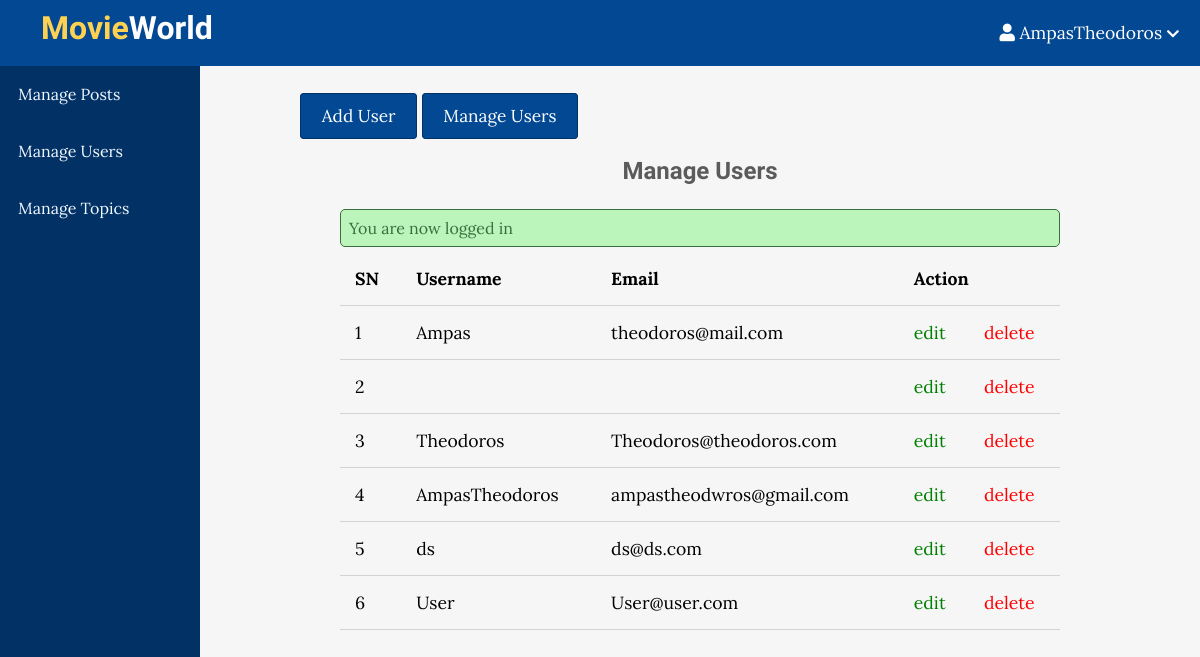
/admin/users/index.php (signed in), run on the app's committed database.
### tables this page shows
CREATE TABLE `users` (
  `id` int(11) NOT NULL,
  `admin` tinyint(4) NOT NULL,
  `username` varchar(255) NOT NULL,
  `email` varchar(255) NOT NULL,
  `password` varchar(255) NOT NULL,
  `created_at` timestamp NOT NULL DEFAULT current_timestamp()
);

### app/controllers/users.php (called while the page is built, shortened)
<?php
include(ROOT_PATH . "/app/database/db.php");
$table = 'users';
$admin_users = selectAll($table);

### app/database/db.php (called while the page is built, shortened)
<?php
require('connect.php');
function selectAll($table, $conditions = [])
{
    global $conn;
    $sql = "SELECT * FROM $table";
    if (empty($conditions)) {
        $stmt = $conn->prepare($sql);
        $stmt->execute();
        $records = $stmt->get_result()->fetch_all(MYSQLI_ASSOC);
        return $records;
    }
}

### admin/users/index.php (the view, shortened to what this page needs)
<?php include(ROOT_PATH . "/app/controllers/users.php");
?>
<!DOCTYPE html>
<html lang="en">
    <head>
        <link rel="stylesheet"
            href="https://use.fontawesome.com/releases/v5.7.2/css/all.css"
>
        <link rel="stylesheet" href="../../assets/css/style.css">
        <link rel="stylesheet" href="../../assets/css/admin.css">
    </head>
    <body>
    <?php include(ROOT_PATH . "/app/includes/adminHeader.php"); ?>
        <div class="admin-wrapper">
        <?php include(ROOT_PATH . "/app/includes/adminSidebar.php"); ?>
            <div class="admin-content">
                <div class="button-group">
                    <a href="create.php" class="btn btn-big">Add User</a>
                    <a href="index.php" class="btn btn-big">Manage Users</a>
                </div>
                <div class="content">
                    <h2 class="page-title">Manage Users</h2>
                    <?php include(ROOT_PATH . "/app/includes/messages.php"); ?>
                    <table>
                        <thead>
                            <th>SN</th>
                            <th>Username</th>
                            <th>Email</th>
                            <th colspan="2">Action</th>
                        </thead>
                        <tbody>
                            <?php foreach ($admin_users as $key => $user): ?>
                                <tr>
                                    <td><?php echo $key + 1; ?></td>
                                    <td><?php echo $user['username']; ?></td>
                                    <td><?php echo $user['email']; ?></td>
                                    <td><a href="edit.php?id=<?php echo $user['id']; ?>" class="edit">edit</a></td>
                                    <td><a href="index.php?delete_id=<?php echo $user['id']; ?>" class="delete">delete</a></td>
                                </tr>
                            <?php endforeach; ?>
                        </tbody>
                    </table>
                </div>
            </div>
        </div>
    </body>
</html>

### assets/css/style.css (style rules this page uses)
* { box-sizing: border-box }
html, body { height: 100%; padding: 0; margin: 0; background: #f6f6f6; font-family: 'Lora', serif; }
h1, h2, h3, h4, h5, h6 { font-family: 'Candal', serif; color: #5c5b5b; margin: 5px; }
:root { --hd-color: #034893; --hd-media-color: #135295; --hd-hover-color: #023165; --contact-color: #fff; --white-black:#fff; --black-white:#000; }
a { text-decoration: none; color: inherit; }
.btn { padding: .5rem 1rem; background: var(--hd-color); color: white; border: 1px solid var(--hd-hover-color); border-radius: .25rem; font-size: 1.08em; font-family: 'Lora', serif; }
.btn-big { padding: .7rem 1.3rem; line-height: 1.3rem; }
.content { width: 90%; margin: 30px auto 30px; }

### assets/css/admin.css (style rules this page uses)
:root { --hd-color: #034893; --hd-media-color: #135295; --hd-hover-color: #023165; --contact-color: #fff; --white-black:#fff; --black-white:#000; }
.admin-wrapper { display: flex; height: calc(100% - 66px); }
.admin-wrapper .admin-content { flex: 8; height: 100%; padding: 40px 100px 100px; overflow-y: scroll; }
.admin-content .page-title { text-align: center; margin-bottom: 1.5rem; }
table { width: 100%; border-collapse: collapse; font-size: 1.1rem; }
th, td { padding: 15px; text-align: left; border-bottom: 1px solid #d3d3d3; }
.edit { color: green; }
.delete { color: red; }

### data on the page
users: username "Ampas", email "theodoros@mail.com"
users: username "Theodoros", email "Theodoros@theodoros.com"
users: username "AmpasTheodoros", email "ampastheodwros@gmail.com"
users: username "ds", email "ds@ds.com"
users: username "User", email "User@user.com"

### other printed values
$_SESSION['username'] "AmpasTheodoros"
$_SESSION['message'] "You are now logged in"
